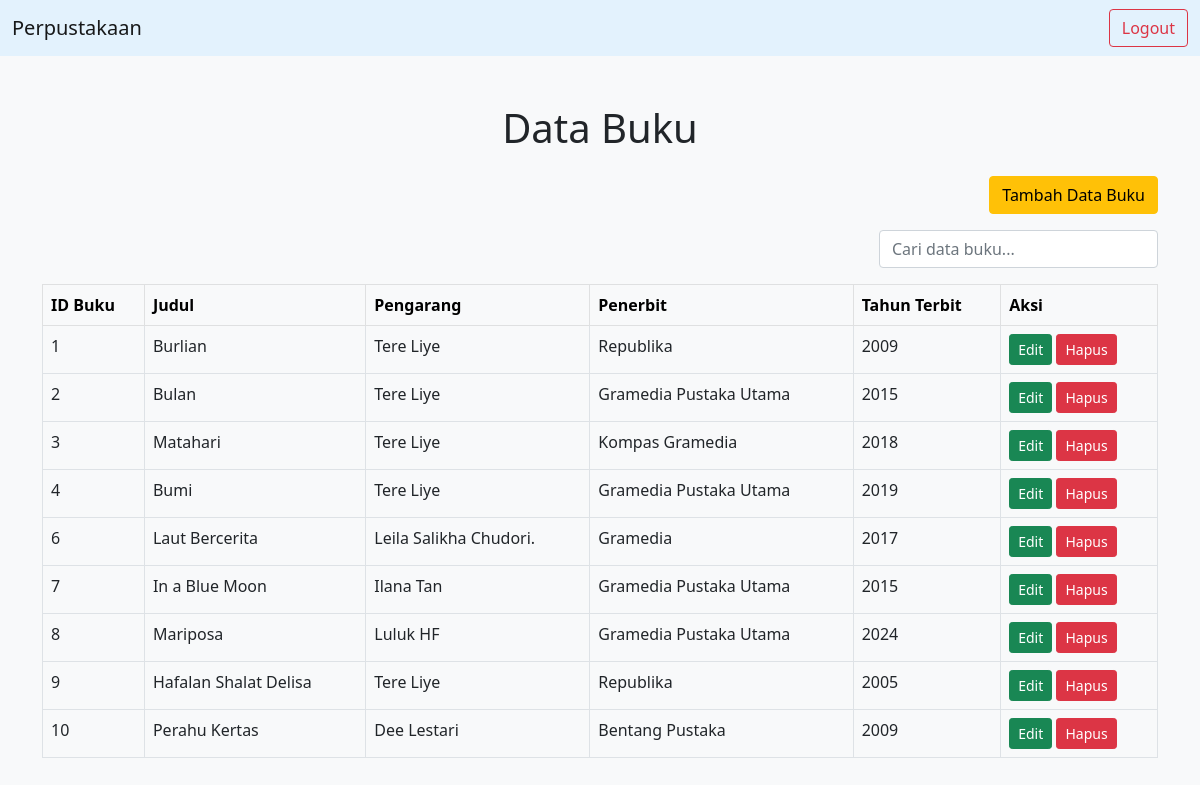
Page /master-buku.php on the committed database.
### tables this page shows
CREATE TABLE `buku` (
  `BukuID` int(11) NOT NULL,
  `Judul` varchar(255) NOT NULL,
  `Penulis` varchar(255) NOT NULL,
  `Penerbit` varchar(255) NOT NULL,
  `TahunTerbit` int(11) NOT NULL,
  `Deskripsi` text NOT NULL,
  `Gambar` varchar(255) NOT NULL,
  `Stok` int(11) NOT NULL
);

### master-buku.php (the view, shortened to what this page needs)
<!DOCTYPE html>
<html lang="en">
<head>
    <link href="bootstrap/css/bootstrap.min.css" rel="stylesheet" />
</head>
<body class="bg-light">
    <?php
    include "navbar.php";
    $q = "SELECT * FROM buku ORDER BY BukuID ASC";
    $q = mysqli_query($conn, $q);
    ?>
    <div class="container mt-5">
        <h1 class="text-center mb-4">Data Buku</h1>
        <div class="d-flex justify-content-end mb-3">
            <a href="tambah-buku.php" class="btn btn-warning">Tambah Data Buku</a>
        </div>
        <div class="d-flex justify-content-end mb-3">
            <input type="text" id="searchInput" class="form-control w-25" onkeyup="searchTable()" placeholder="Cari data buku...">
        </div>
        <div class="table-responsive">
            <table class="table table-bordered">
                <thead class="table-light">
                    <tr>
                        <th>ID Buku</th>
                        <th>Judul</th>
                        <th>Pengarang</th>
                        <th>Penerbit</th>
                        <th>Tahun Terbit</th>
                        <th>Aksi</th>
                    </tr>
                </thead>
                <tbody>
                    <?php foreach ($q as $row) { ?>
                        <tr>
                            <td><?= $row['BukuID']; ?></td>
                            <td><?= $row['Judul']; ?></td>
                            <td><?= $row['Penulis']; ?></td>
                            <td><?= $row['Penerbit']; ?></td>
                            <td><?= $row['TahunTerbit']; ?></td>
                            <td>
                                <a href="edit-buku.php?id=<?= $row['BukuID'] ?>" class="btn btn-success btn-sm">Edit</a>
                                <a href="proses-buku.php?id=<?= $row['BukuID'] ?>" onclick="return konfirmasiHapus()" class="btn btn-danger btn-sm">Hapus</a>
                            </td>
                        </tr>
                    <?php } ?>
                </tbody>
            </table>
        </div>
    </div>
</body>
</html>

### rows in the picture
buku: BukuID "1", Judul "Burlian", Penulis "Tere Liye", Penerbit "Republika", TahunTerbit "2009"
buku: BukuID "2", Judul "Bulan", Penulis "Tere Liye", Penerbit "Gramedia Pustaka Utama", TahunTerbit "2015"
buku: BukuID "3", Judul "Matahari", Penulis "Tere Liye", Penerbit "Kompas Gramedia", TahunTerbit "2018"
buku: BukuID "4", Judul "Bumi", Penulis "Tere Liye", Penerbit "Gramedia Pustaka Utama", TahunTerbit "2019"
buku: BukuID "6", Judul "Laut Bercerita", Penulis "Leila Salikha Chudori.", Penerbit "Gramedia", TahunTerbit "2017"
buku: BukuID "7", Judul "In a Blue Moon", Penulis "Ilana Tan", Penerbit "Gramedia Pustaka Utama", TahunTerbit "2015"
buku: BukuID "8", Judul "Mariposa", Penulis "Luluk HF", Penerbit "Gramedia Pustaka Utama", TahunTerbit "2024"
buku: BukuID "9", Judul "Hafalan Shalat Delisa", Penulis "Tere Liye", Penerbit "Republika", TahunTerbit "2005"
buku: BukuID "10", Judul "Perahu Kertas", Penulis "Dee Lestari", Penerbit "Bentang Pustaka", TahunTerbit "2009"
